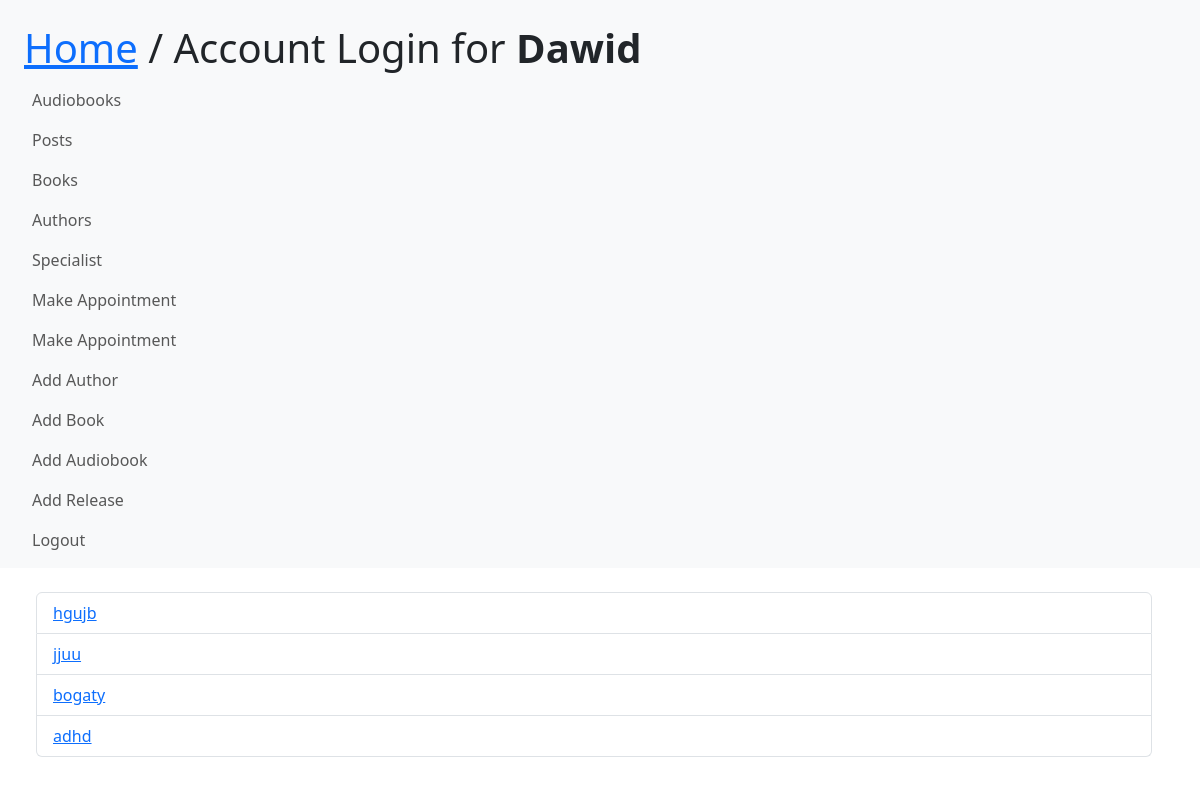
Page /audiobooks/ (signed in) on the committed database.
### people/models.py (models this page shows)
class User(AbstractUser):
    def is_specialist(self):
        return self.groups.filter(name='Specialist').exists()

### media/models.py (models this page shows, shortened)
class Audiobook(models.Model):
    time = models.IntegerField()
    authors = models.ManyToManyField(Author, related_name="audiobooks")  # , related_name="audiobooks", through="Book"
    categories = models.ManyToManyField('Category')
    book = models.ForeignKey(Book, blank=False, null=True, on_delete=models.CASCADE, )

class Book(models.Model):
    title = models.CharField(max_length=150)
    year = models.IntegerField(validators=[validate_year])
    authors = models.ManyToManyField(Author, related_name="books")
    categories = models.ManyToManyField(Category)

### media/views.py (the view)
# urls.py: path('audiobooks/', AudiobooksView.as_view(), name='view_audiobooks'),
class AudiobooksView(View):
    def get(self, request):
        audiobuki = Audiobook.objects.all()
        return render(request, 'listy2audiobooks.html', {'audiobooks': audiobuki})

### media/templates/listy2audiobooks.html
{% extends 'base.html' %}
{% block content %}
    <ul class="list-group">
        {% for audiobook in audiobooks.all %}
        <div class="list-group-item"><a href="/audiobooks/{{ audiobook.id }}">
            {{audiobook.book.title}}
        </a></div>
        {% endfor %}
    </ul>
{% endblock %}

### people/templates/base.html (shortened to what this page needs)
{% load static %}
<!DOCTYPE html>
<html lang="en">
<head>
    <link href="{% static 'bootstrap-5.2.2-dist/css/bootstrap.min.css' %}" rel="stylesheet">
</head>
<body>
<nav class="navbar navbar-expand-sm bg-light navbar-light">
    <div class="container-fluid">
        <ul class="navbar-nav">
            <div class="container m-auto">
                <h1 class="text-2xl leading-none text-gray-900 tracking-tight mt-3"><a href="/">Home</a> / Account Login for <b>{{user.username}}</b> </h1>
                    {% if perms.media.view_book %}
                        <div>
                            <a class="nav-link" href="{% url 'view_audiobooks' %}">Audiobooks</a>
                        </div>
                        <div class="nav-item">
                            <a class="nav-link" href="{% url 'view_release' %}">Posts</a>
                        </div>
                        <div class="nav-item">
                            <a class="nav-link" href="{% url 'view_books' %}">Books</a>
                        </div>
                        <div class="nav-item">
                            <a class="nav-link" href="{% url 'view_author' %}">Authors</a>
                        </div>
                        <div class="nav-item">
                            <a class="nav-link" href="{% url 'view_specialist' %}">Specialist</a>
                        </div>
                        <div class="nav-item">
                            <a class="nav-link" href="{% url 'make_appointment' %}">Make Appointment</a>
                        </div>
                        <div class="nav-item">
                            <a class="nav-link" href="{% url 'detail_appointment' 1 %}">Make Appointment</a>
                        </div>
                    {% endif %}
                         {% if request.user.is_specialist %}
                        <div class="nav-item">
                            <a class="nav-link" href="{% url 'create_author' %}">Add Author</a>
                        </div>
                        <div class="nav-item">
                            <a class="nav-link" href="{% url 'create_book' %}">Add Book</a>
                        </div>
                        <div class="nav-item">
                            <a class="nav-link" href="{% url 'create_audiobook' %}">Add Audiobook</a>
                        </div>
                        <div class="nav-item">
                            <a class="nav-link" href="{% url 'create_release' %}">Add Release</a>
                        </div>
                        {% endif %}
                            {% if user.is_authenticated %}
                        <div class="nav-item">
                            <a class="nav-link" href="{% url 'logout' %}">Logout</a>
                        </div>
                        {% endif %}
        </ul>
    </div>
</nav>
<div class="container m-4">
    {% block content %}{% endblock %}
</div>
</body>
</html>

### rows in the picture
User: username "Dawid"
Audiobook: book "hgujb"
Audiobook: book "jjuu"
Audiobook: book "bogaty"
Audiobook: book "adhd"
